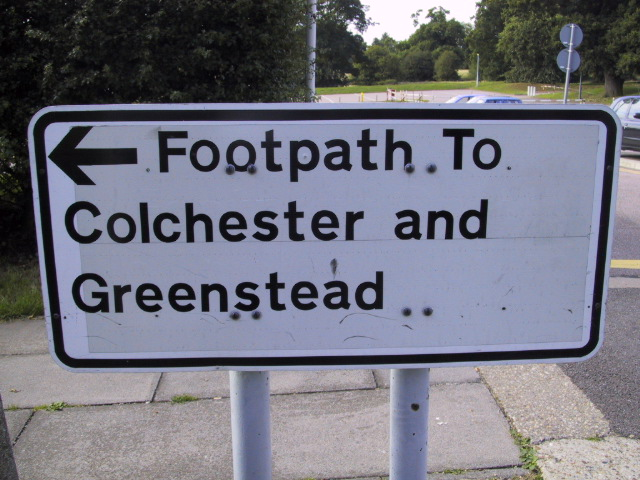
//> input picture examples/100.jpg, 640 x 480 px
$ ./split_image ../examples/100.jpg   (built with g++ and OpenCV 4)
//> lines starting //> are read from the running program, lines starting //| are printed output that depends on the picture; after the words box and inside, x2 and y2 are one past the last pixel; in counts of white or black regions, pixels touching at a corner belong together
#include "opencv2/opencv.hpp"
#include <vector>
using namespace cv;
using namespace std;


void split(cv::Mat& gray){


}


int main(int argc, char* argv[]){
    cv::Mat image = cv::imread(argv[1]);
//> image is the input picture: 480 rows x 640 cols, CV_8UC3; mean B, G, R 126.8, 114.9, 114.1
    cv::Ptr<cv::MSER> mser = cv::MSER::create(2, 10, 5000, 0.5, 0.3);
    std::vector<std::vector<cv::Point> > regContours;
    std::vector<cv::Rect> bboxes;
    cv::Mat gray;
    cv::cvtColor(image, gray, CV_RGB2GRAY);
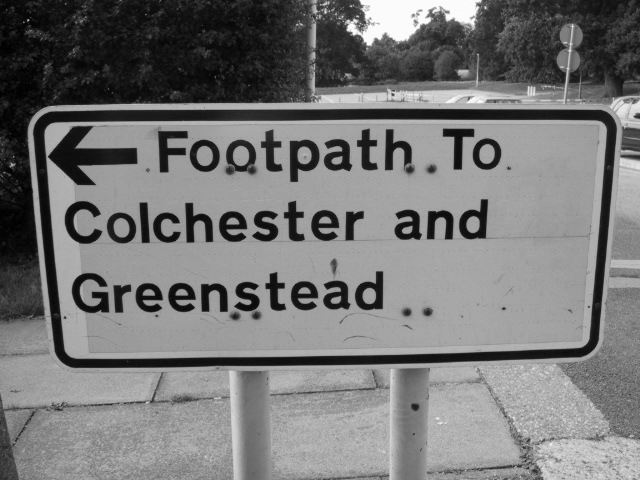
//> gray: 480 rows x 640 cols, CV_8UC1; min 0, max 255, mean 118.4
    mser->detectRegions(gray, regContours, bboxes);
//> regContours = 3262 contours, 1835 with area under 20; largest, box (x1, y1, x2, y2) and area: (46, 86, 612, 113) 17494, (331, 1, 491, 61) 15374, (344, 1, 484, 56) 12971, (1, 397, 147, 479) 11634, (557, 342, 639, 440) 10570; bboxes = 3262 Rects (x, y, width, height), first 8: [1, 62, 43, 87], [127, 34, 8, 4], [59, 40, 6, 4], [66, 27, 7, 4], [88, 12, 5, 4], [148, 3, 16, 13], [127, 34, 8, 4], [1, 161, 35, 104]

    for(int i = 0; i < bboxes.size(); ++ i){
        cv::rectangle(image, bboxes[i], cv::Scalar(0,0,255) );
    }
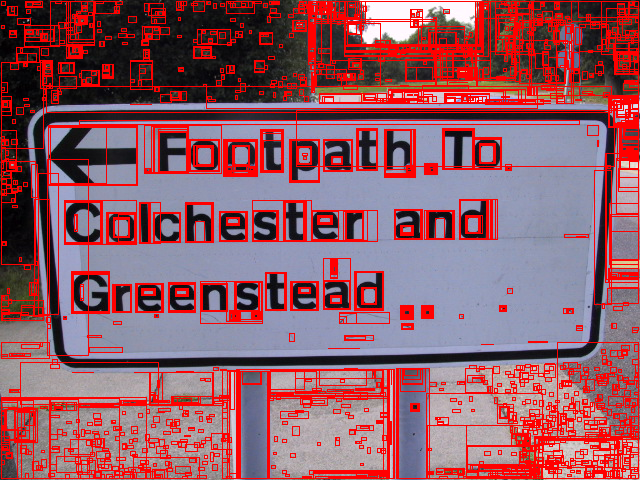
//> image: 480 rows x 640 cols, CV_8UC3; mean B, G, R 101.6, 91, 144.3
    cv::imshow("src", image);
    cv::waitKey(0);
    return 0;
}
